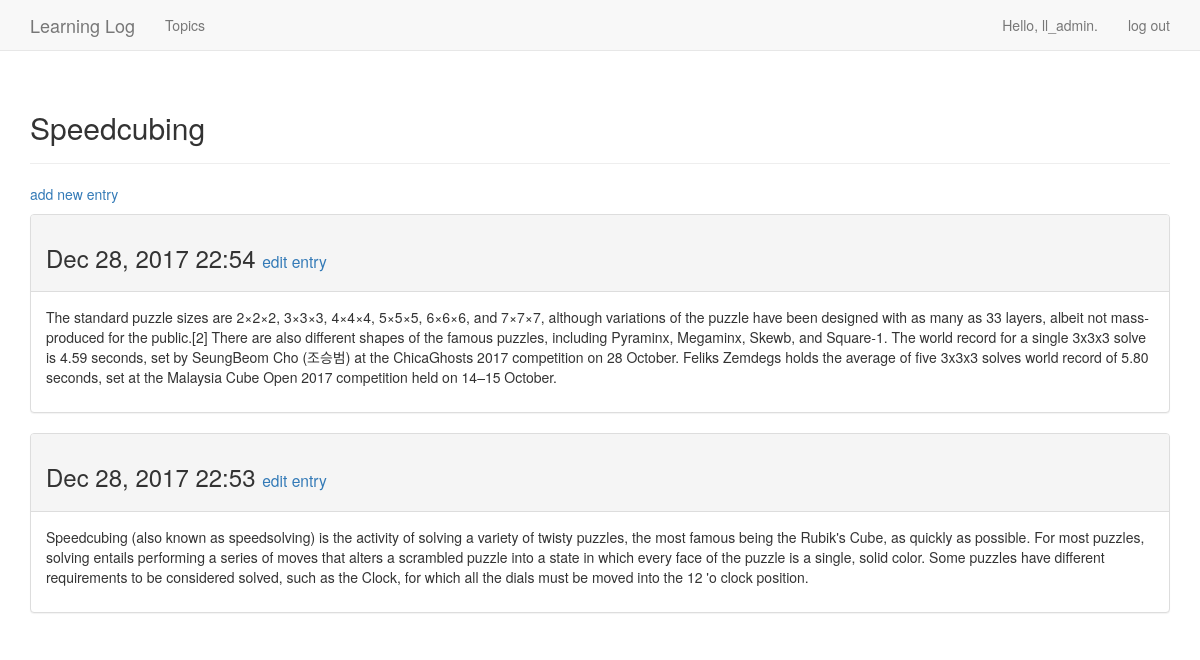
The page /topics/3/ (signed in) on the database its author committed.
### learning_logs/models.py (models this page shows, shortened)
class Topic(models.Model):
	text=models.CharField(max_length=200)
	date_added= models.DateTimeField(auto_now_add= True)
	owner= models.ForeignKey(User, on_delete=models.CASCADE)
	def __str__(self):
		return self.text

class Entry(models.Model):
	topic = models.ForeignKey(Topic, on_delete=models.CASCADE)
	text = models.TextField()
	date_added = models.DateTimeField(auto_now_add= True)
	class Meta:
		verbose_name_plural= 'entries'

### learning_logs/views.py (the view)
# urls.py: path('topics/<int:topic_id>/', views.topic, name= 'topic'),
@login_required
def topic(request, topic_id):
	topic= get_object_or_404(Topic, id=topic_id)
	if topic.owner != request.user:
		raise Http404
	entries= topic.entry_set.order_by('-date_added')
	context= {'topic': topic, 'entries': entries}
	return render(request, 'learning_logs/topic.html', context)

### learning_logs/templates/learning_logs/topic.html
{% extends 'learning_logs/base.html' %}
{% block header %}
  <h2>{{ topic }}</h2>
{% endblock header %}
{% block content %}
  <p>
    <a href="{% url 'learning_logs:new_entry' topic.id %}">add new entry</a>
  </p>
  {% for entry in entries %}
    <div class="panel panel-default">
      <div class="panel-heading">
        <h3>
          {{ entry.date_added|date:'M d, Y H:i' }}
          <small>
            <a href="{% url 'learning_logs:edit_entry' entry.id %}">
              edit entry</a>
          </small>
        </h3>
      </div>
      <div class="panel-body">
        {{ entry.text|linebreaks }}
      </div>
    </div>
  {% empty %}
    There are no entries for this topic yet.
  {% endfor %}
{% endblock content %}

### learning_logs/templates/learning_logs/base.html (shortened to what this page needs)
{% load bootstrap3 %}
<!DOCTYPE html>
<html lang="en">
  <head>
    {% bootstrap_css %}
  </head>
  <body>
    <nav class="navbar navbar-default navbar-static-top">
      <div class="container">
        <div class="navbar-header">
          <a class="navbar-brand" href="{% url 'learning_logs:index' %}">
              Learning Log</a>
        </div>
        <div id="navbar" class="navbar-collapse collapse">
          <ul class="nav navbar-nav">
            <li><a href="{% url 'learning_logs:topics' %}">Topics</a></li>
          </ul>
          <ul class="nav navbar-nav navbar-right">
            {% if user.is_authenticated %}
              <li><a>Hello, {{ user.username }}.</a></li>
              <li><a href="{% url 'users:logout' %}">log out</a></li>
            {% else %}
              <li><a href="{% url 'users:register' %}">register</a></li>
              <li><a href="{% url 'users:login' %}">log in</a></li>
            {% endif %}
          </ul>
        </div>
      </div>
    </nav>
    <div class="container">
      <div class="page-header">
        {% block header %}{% endblock %}
      </div>
      <div>
        {% block content %}{% endblock %}
      </div>
    </div>
  </body>
</html>

### rows shown on the page
Topic: text "Speedcubing"
Entry: date_added "Dec 28, 2017 22:54", text "The standard puzzle sizes are 2×2×2, 3×3×3, 4×4×4, 5×5×5, 6×6×6, and 7×7×7, although variations of the puzzle have been designed with as many as 33 layers, albeit not mass-produced for the public.[2] There are also different shapes of the famous puzzles, including Pyraminx, Megaminx, Skewb, and Square-1. The world record for a single 3x3x3 solve is 4.59 seconds, set by SeungBeom Cho (조승범) at the ChicaGhosts 2017 competition on 28 October. Feliks Zemdegs holds the average of five 3x3x3 solves world record of 5.80 seconds, set at the Malaysia Cube Open 2017 competition held on 14–15 October."
Entry: date_added "Dec 28, 2017 22:53", text "Speedcubing (also known as speedsolving) is the activity of solving a variety of twisty puzzles, the most famous being the Rubik's Cube, as quickly as possible. For most puzzles, solving entails performing a series of moves that alters a scrambled puzzle into a state in which every face of the puzzle is a single, solid color. Some puzzles have different requirements to be considered solved, such as the Clock, for which all the dials must be moved into the 12 'o clock position."

### other values the page prints
{{ user.username }} "ll_admin"
